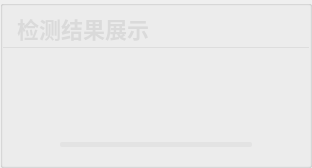
          <widget class="QGroupBox" name="groupBox_201">
           <property name="styleSheet">
            <string notr="true">#groupBox_201{
background-color: rgba(95, 95, 95, 200);
border: 0px solid #42adff;
border-left: 1px solid rgba(200, 200, 200,100);
border-right: 0px solid rgba(29, 83, 185, 255);
border-radius:0px;}</string>
           </property>
           <property name="title">
            <string/>
           </property>
           <layout class="QVBoxLayout" name="verticalLayout_4" stretch="0,1,0">
            <property name="leftMargin">
             <number>0</number>
            </property>
            <property name="topMargin">
             <number>0</number>
            </property>
            <property name="rightMargin">
             <number>0</number>
            </property>
            <property name="bottomMargin">
             <number>0</number>
            </property>
            <item>
             <widget class="QGroupBox" name="groupBox_3">
              <property name="minimumSize">
               <size>
                <width>0</width>
                <height>42</height>
               </size>
              </property>
              <property name="maximumSize">
               <size>
                <width>16777215</width>
                <height>42</height>
               </size>
              </property>
              <property name="styleSheet">
               <string notr="true">#groupBox_3{
border: 0px solid #42adff;
border-bottom: 1px solid rgba(200, 200, 200,100);
border-radius:0px;}</string>
              </property>
              <property name="title">
               <string/>
              </property>
              <layout class="QHBoxLayout" name="horizontalLayout_6">
               <property name="leftMargin">
                <number>11</number>
               </property>
               <property name="topMargin">
                <number>0</number>
               </property>
               <property name="rightMargin">
                <number>11</number>
               </property>
               <property name="bottomMargin">
                <number>0</number>
               </property>
               <item>
                <widget class="QLabel" name="label_6">
                 <property name="minimumSize">
                  <size>
                   <width>0</width>
                   <height>0</height>
                  </size>
                 </property>
                 <property name="maximumSize">
                  <size>
                   <width>16777215</width>
                   <height>40</height>
                  </size>
                 </property>
                 <property name="styleSheet">
                  <string notr="true">QLabel
{
	font-size: 22px;
	font-family: &quot;Microsoft YaHei&quot;;
	font-weight: bold;
 		border-radius:9px;
		background:rgba(66, 195, 255, 0);
color: rgb(218, 218, 218);
}
</string>
                 </property>
                 <property name="text">
                  <string>检测结果展示</string>
                 </property>
                </widget>
               </item>
               <item>
                <spacer name="horizontalSpacer_14">
                 <property name="orientation">
                  <enum>Qt::Horizontal</enum>
                 </property>
                 <property name="sizeHint" stdset="0">
                  <size>
                   <width>40</width>
                   <height>20</height>
                  </size>
                 </property>
                </spacer>
               </item>
               <item>
                <widget class="QLabel" name="fps_label">
                 <property name="minimumSize">
                  <size>
                   <width>100</width>
                   <height>40</height>
                  </size>
                 </property>
                 <property name="maximumSize">
                  <size>
                   <width>100</width>
                   <height>40</height>
                  </size>
                 </property>
                 <property name="styleSheet">
                  <string notr="true">QLabel
{
	font-size: 20px;
	font-family: &quot;Microsoft YaHei&quot;;
	font-weight: bold;
 		border-radius:9px;
		background:rgba(66, 195, 255, 0);
color: rgb(218, 218, 218);
}
</string>
                 </property>
                 <property name="text">
                  <string/>
                 </property>
                 <property name="alignment">
                  <set>Qt::AlignCenter</set>
                 </property>
                </widget>
               </item>
              </layout>
             </widget>
            </item>
            <item>
             <widget class="QSplitter" name="splitter">
              <property name="enabled">
               <bool>true</bool>
              </property>
              <property name="styleSheet">
               <string notr="true">#splitter::handle{background: 1px solid  rgba(200, 200, 200,100);}</string>
              </property>
              <property name="frameShape">
               <enum>QFrame::NoFrame</enum>
              </property>
              <property name="lineWidth">
               <number>10</number>
              </property>
              <property name="orientation">
               <enum>Qt::Horizontal</enum>
              </property>
              <property name="handleWidth">
               <number>1</number>
              </property>
              <widget class="Label_click_Mouse" name="out_video">
               <property name="enabled">
                <bool>true</bool>
               </property>
               <property name="sizePolicy">
                <sizepolicy hsizetype="Ignored" vsizetype="Ignored">
                 <horstretch>0</horstretch>
                 <verstretch>0</verstretch>
                </sizepolicy>
               </property>
               <property name="minimumSize">
                <size>
                 <width>200</width>
                 <height>0</height>
                </size>
               </property>
               <property name="font">
                <font>
                 <family>微软雅黑</family>
                 <pointsize>36</pointsize>
                </font>
               </property>
               <property name="cursor">
                <cursorShape>ArrowCursor</cursorShape>
               </property>
               <property name="layoutDirection">
                <enum>Qt::LeftToRight</enum>
               </property>
               <property name="styleSheet">
                <string notr="true">color: rgb(218, 218, 218);
</string>
               </property>
               <property name="text">
                <string/>
               </property>
               <property name="scaledContents">
                <bool>false</bool>
               </property>
               <property name="alignment">
                <set>Qt::AlignCenter</set>
               </property>
              </widget>
             </widget>
            </item>
            <item>
             <layout class="QHBoxLayout" name="horizontalLayout_12">
              <property name="leftMargin">
               <number>11</number>
              </property>
              <property name="rightMargin">
               <number>11</number>
              </property>
              <item>
               <widget class="QPushButton" name="runButton">
                <property name="minimumSize">
                 <size>
                  <width>40</width>
                  <height>40</height>
                 </size>
                </property>
                <property name="styleSheet">
                 <string notr="true">QPushButton {
border-style: solid;
border-width: 0px;
border-radius: 0px;
background-color: rgba(223, 223, 223, 0);
}
QPushButton::focus{outline: none;}
QPushButton::hover {
border-style: solid;
border-width: 0px;
border-radius: 0px;
background-color: rgba(223, 223, 223, 150);}</string>
                </property>
                <property name="text">
                 <string/>
                </property>
                <property name="icon">
                 <iconset resource="../apprcc.qrc">
                  <normaloff>:/img/icon/运行.png</normaloff>
                  <normalon>:/img/icon/暂停.png</normalon>
                  <disabledoff>:/img/icon/运行.png</disabledoff>
                  <disabledon>:/img/icon/暂停.png</disabledon>
                  <activeoff>:/img/icon/运行.png</activeoff>
                  <activeon>:/img/icon/暂停.png</activeon>
                  <selectedoff>:/img/icon/运行.png</selectedoff>
                  <selectedon>:/img/icon/暂停.png</selectedon>:/img/icon/运行.png</iconset>
                </property>
                <property name="iconSize">
                 <size>
                  <width>30</width>
                  <height>30</height>
                 </size>
                </property>
                <property name="checkable">
                 <bool>true</bool>
                </property>
               </widget>
              </item>
              <item>
               <widget class="QProgressBar" name="progressBar">
                <property name="maximumSize">
                 <size>
                  <width>16777215</width>
                  <height>5</height>
                 </size>
                </property>
                <property name="styleSheet">
                 <string notr="true">QProgressBar{ color: rgb(255, 255, 255); font:12pt; border-radius:2px; text-align:center; border:none; background-color: rgba(215, 215, 215,100);} 
QProgressBar:chunk{ border-radius:0px; background: rgba(55, 55, 55, 200);}</string>
                </property>
                <property name="maximum">
                 <number>1000</number>
                </property>
                <property name="value">
                 <number>0</number>
                </property>
                <property name="textVisible">
                 <bool>false</bool>
                </property>
               </widget>
              </item>
              <item>
               <widget class="QPushButton" name="stopButton">
                <property name="minimumSize">
                 <size>
                  <width>40</width>
                  <height>40</height>
                 </size>
                </property>
                <property name="styleSheet">
                 <string notr="true">QPushButton {
border-style: solid;
border-width: 0px;
border-radius: 0px;
background-color: rgba(223, 223, 223, 0);
}
QPushButton::focus{outline: none;}
QPushButton::hover {
border-style: solid;
border-width: 0px;
border-radius: 0px;
background-color: rgba(223, 223, 223, 150);}</string>
                </property>
                <property name="text">
                 <string/>
                </property>
                <property name="icon">
                 <iconset resource="../apprcc.qrc">
                  <normaloff>:/img/icon/终止.png</normaloff>:/img/icon/终止.png</iconset>
                </property>
                <property name="iconSize">
                 <size>
                  <width>30</width>
                  <height>30</height>
                 </size>
                </property>
               </widget>
              </item>
             </layout>
            </item>
           </layout>
          </widget>
